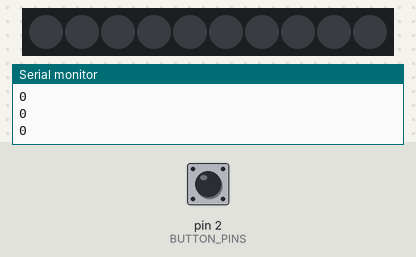
Simulated run of this sketch. Board: Arduino Uno, built with avr-gcc and run on an emulated ATmega328P. On the bench: 10 RGB LEDs in strip order, left to right, the last lines printed to the serial monitor. The inputs (shaded band) are chosen by the test bench; at power-on: pin 2 (BUTTON_PINS) HIGH.

Above: at 1.2 s.
1.3 s: pin 2 (BUTTON_PINS) pulled LOW for 0.15 s
At 2.5 s:
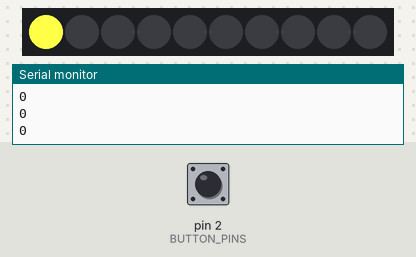
2.9 s: pin 2 (BUTTON_PINS) pulled LOW for 1 s
At 4.0 s:
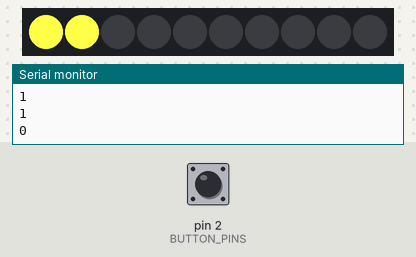
5.4 s: pin 2 (BUTTON_PINS) pulled LOW for 0.15 s
At 6.6 s:
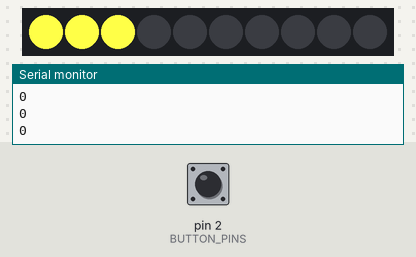
7.0 s: pin 2 (BUTTON_PINS) pulled LOW for 1 s
At 8.2 s:
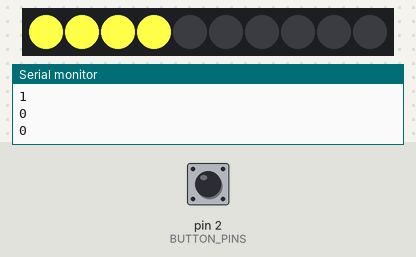
Timing chart, 0 to 10.0 s (numbered marks = the images above; inputs shaded):
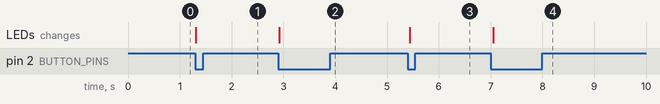

The sketch:

ws2812_project.ino
```cpp
#include <Adafruit_NeoPixel.h>

#define SERIAL_BAUD 9600   // baud rate
#define NUM_LEDS_TOTAL 10  // 總LED數量
#define LED_PIN 11         // 連接第一個LED的腳位
#define BUTTON_PINS 2      // 連接按鈕的腳位

Adafruit_NeoPixel leds(NUM_LEDS_TOTAL, LED_PIN, NEO_GRB + NEO_KHZ800);  //  定義ws2812燈條

bool last_status;
bool status;
int unit = 0;

void setup() {
  Serial.begin(SERIAL_BAUD);
  Serial.println("start!");
  leds.begin();
  leds.show();
  pinMode(BUTTON_PINS, INPUT_PULLUP);
}

void loop() {

  if (ifBotton()) unit++; //  按鈕功能函數, 如果按鈕被按下, unit +1
  setunitColor(255, 255, 71);  //  香蕉黃

  if (unit > NUM_LEDS_TOTAL) {  // 超過最大燈數
    Serial.println("restart!");
    setunitColor(0, 0, 0);  //  暗
    unit = 0;
  }

  Serial.println(status);
  delay(100);  //防死機
}

void setunitColor(int red, int green, int blue) {  // 設定LED顏色
  for (int i = 0; i < unit; i++) {
    leds.setPixelColor(i, red, green, blue);
  }
  leds.show();
}

bool ifBotton() {                      // 檢查按鈕狀態
  status = !digitalRead(BUTTON_PINS);  // 取得按鈕狀態

  if (!last_status && status){
    last_status = status;                // 紀錄按鈕的狀態
    return true;
  }
  else{
    last_status = status;                // 紀錄按鈕的狀態
    return false;
  }
}
```

Measured:
- after the input at 1.3 s, the LEDs: change at once (image 1)
- after the input at 2.9 s, the LEDs: change at once (image 2)
- after the input at 5.4 s, the LEDs: change at once (image 3)
- after the input at 7.0 s, the LEDs: change after 0.05 s (image 4)
